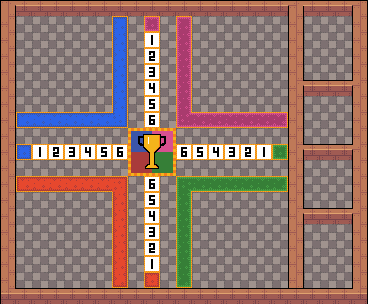

This game map was drawn from its Tiled (.tmx) file and the tilesets committed beside it. A one-line description and the full map source follow:
An orthogonal 23x19 tile map with 16x16 px tiles, 1 tile layer (Calque de Tuiles 1).

<map version="1.4" tiledversion="1.4.2" orientation="orthogonal" renderorder="right-down" width="23" height="19" tilewidth="16" tileheight="16" infinite="0" nextlayerid="2" nextobjectid="1">
 <tileset firstgid="1" source="Chevaux-TileSheet.tsx" />
 <layer id="1" name="Calque de Tuiles 1" width="23" height="19">
  <data encoding="csv">
226,227,227,227,227,227,227,227,227,227,227,227,227,227,227,227,227,227,239,227,227,227,228,
235,236,236,236,236,236,236,85,236,161,236,139,236,236,236,236,236,236,237,236,236,236,237,
235,236,236,236,236,236,236,94,236,9,236,148,236,236,236,236,236,236,237,236,236,236,237,
235,236,236,236,236,236,236,94,236,18,236,148,236,236,236,236,236,236,237,236,236,236,237,
235,236,236,236,236,236,236,94,236,27,236,148,236,236,236,236,236,236,237,236,236,236,237,
235,236,236,236,236,236,236,94,236,36,236,148,236,236,236,236,236,236,247,230,230,230,249,
235,236,236,236,236,236,236,94,236,45,236,148,236,236,236,236,236,236,237,236,236,236,237,
235,104,105,105,105,105,105,78,236,54,236,130,159,159,159,159,159,160,237,236,236,236,237,
235,236,236,236,236,236,236,236,232,233,234,236,236,236,236,236,236,236,237,236,236,236,237,
235,107,9,18,27,36,45,54,241,242,243,54,45,36,27,18,9,215,247,230,230,230,249,
235,236,236,236,236,236,236,236,250,251,252,236,236,236,236,236,236,236,237,236,236,236,237,
235,50,51,51,51,51,51,3,236,54,236,166,213,213,213,213,213,214,237,236,236,236,237,
235,236,236,236,236,236,236,40,236,45,236,202,236,236,236,236,236,236,237,236,236,236,237,
235,236,236,236,236,236,236,40,236,36,236,202,236,236,236,236,236,236,247,230,230,230,249,
235,236,236,236,236,236,236,40,236,27,236,202,236,236,236,236,236,236,237,236,236,236,237,
235,236,236,236,236,236,236,40,236,18,236,202,236,236,236,236,236,236,237,236,236,236,237,
235,236,236,236,236,236,236,40,236,9,236,202,236,236,236,236,236,236,237,236,236,236,237,
235,236,236,236,236,236,236,49,236,53,236,211,236,236,236,236,236,236,237,236,236,236,237,
244,245,245,245,245,245,245,245,245,245,245,245,245,245,245,245,245,245,245,245,245,245,246
</data>
 </layer>
</map>
